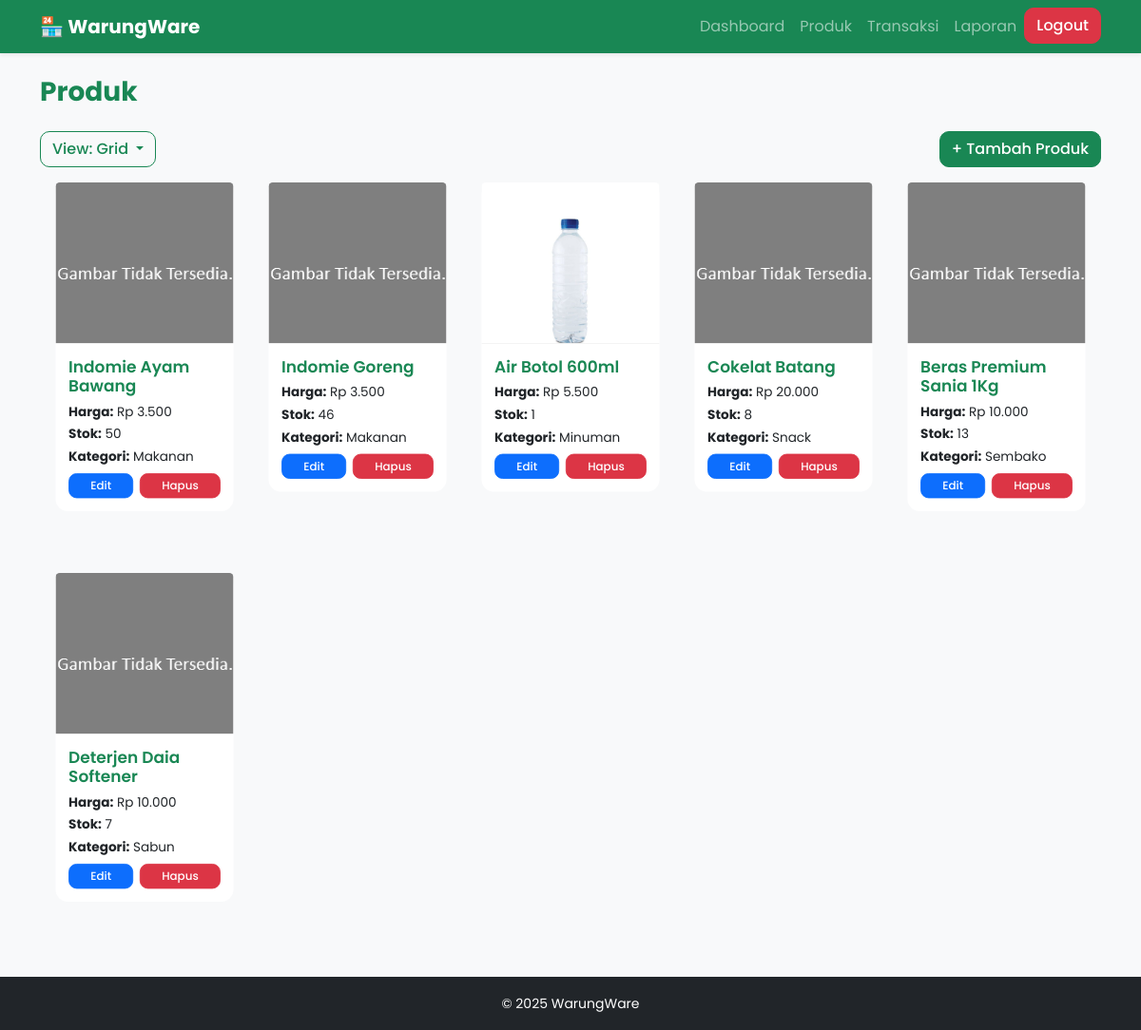
/pages/produk.php (signed in), run on the app's committed database.
### tables this page shows
CREATE TABLE `produk` (
  `id` int(11) NOT NULL,
  `nama_produk` varchar(100) DEFAULT NULL,
  `harga` int(11) DEFAULT NULL,
  `stok` int(11) DEFAULT NULL,
  `kategori` varchar(50) DEFAULT NULL,
  `gambar` varchar(255) DEFAULT NULL
);

### pages/produk.php (the view, shortened to what this page needs)
<?php
include '../config/database.php';
$view = $_SESSION['view'] ?? 'grid';
$produk = mysqli_query($conn, "SELECT * FROM produk ORDER BY id DESC");
?>
<!DOCTYPE html>
<html lang="id">
<head>
    <link href="https://cdn.jsdelivr.net/npm/bootstrap@5.3.3/dist/css/bootstrap.min.css" rel="stylesheet">
    <link rel="stylesheet" href="../assets/css/style.css">
</head>
<body>
<?php include '../includes/header.php'; ?>
<div class="container py-4">
  <h3 class="fw-bold text-success mb-4">Produk</h3>
    <div class="d-flex justify-content-between align-items-center mb-3">
        <div class="dropdown">
            <button class="btn btn-outline-success dropdown-toggle" type="button" data-bs-toggle="dropdown">
                View: <?= ucfirst($view) ?>
            </button>
        </div>
        <button class="btn btn-success" data-bs-toggle="modal" data-bs-target="#tambahModal">+ Tambah Produk</button>
    </div>
    <?php if ($view == 'list'): ?>
    <div id="list" class="card shadow-sm">
        <div class="card-body">
            <table class="table table-hover align-middle">
                <thead class="table-success">
                    <tr>
                        <th>No</th>
                        <th>Nama</th>
                        <th>Harga</th>
                        <th>Stok</th>
                        <th>Kategori</th>
                        <th>Gambar</th>
                        <th>Aksi</th>
                    </tr>
                </thead>
                <tbody>
                    <?php $no=1; foreach($produk as $row): ?>
                    <tr>
                        <td><?= $no++; ?></td>
                        <td><?= $row['nama_produk']; ?></td>
                        <td>Rp <?= number_format($row['harga'],0,',','.'); ?></td>
                        <td><?= $row['stok']; ?></td>
                        <td><?= $row['kategori']; ?></td>
                        <td>
                            <img src="<?= $row['gambar'] ? '../uploads/'.$row['gambar'] : '../assets/img/default.png'; ?>"
                                 width="60" height="60" style="object-fit:cover; border-radius:6px;">
                        </td>
                        <td>
                            <button class="btn btn-sm btn-primary" data-bs-toggle="modal"
                                    data-bs-target="#editModal<?= $row['id']; ?>">Edit</button>
                            <a href="?hapus=<?= $row['id']; ?>" class="btn btn-sm btn-danger"
                               onclick="return confirm('Yakin hapus produk ini?')">Hapus</a>
                        </td>
                    </tr>
                    <?php endforeach; ?>
                </tbody>
            </table>
        </div>
    </div>
    <?php else: ?>
    <div id="grid"  class="row row-cols-1 row-cols-md-1 row-cols-lg-5 g-1">
        <?php foreach($produk as $row): ?>
        <div class="col">
            <div class="card product-card">
                <img src="<?= $row['gambar'] ? '../uploads/'.$row['gambar'] : '../assets/img/default.png'; ?>"
                onerror="this.src='../assets/img/default.png'; this.removeAttribute('onerror');"
                     class="card-img-top product-img" alt="Produk">
                <div class="card-body">
                    <h5 class="card-title text-success fw-semibold"><?= $row['nama_produk']; ?></h5>
                    <p class="mb-1"><strong>Harga:</strong> Rp <?= number_format($row['harga'],0,',','.'); ?></p>
                    <p class="mb-1"><strong>Stok:</strong> <?= $row['stok']; ?></p>
                    <p class="mb-2"><strong>Kategori:</strong> <?= $row['kategori']; ?></p>
                    <div class="d-flex gap-2">
                        <button class="btn btn-sm btn-primary flex-grow-1" data-bs-toggle="modal"
                                data-bs-target="#editModal<?= $row['id']; ?>">Edit</button>
                        <a href="?hapus=<?= $row['id']; ?>" class="btn btn-sm btn-danger flex-grow-1"
                           onclick="return confirm('Yakin hapus produk ini?')">Hapus</a>
                    </div>
                </div>
            </div>
        </div>
        <?php endforeach; ?>
    </div>
    <?php endif; ?>
</div>
<?php include '../includes/footer.php'; ?>
</body>
</html>

### includes/header.php (shortened to what this page needs)
<nav class="navbar navbar-expand-lg navbar-dark bg-success shadow-sm">
  <div class="container">
    <a class="navbar-brand fw-bold" href="/penjualan/">🏪 WarungWare</a>
    <div class="collapse navbar-collapse" id="navbarNav">
      <ul class="navbar-nav ms-auto">
        <li class="nav-item"><a class="nav-link" href="/penjualan/">Dashboard</a></li>
        <li class="nav-item"><a class="nav-link" href="/penjualan/pages/produk.php">Produk</a></li>
        <li class="nav-item"><a class="nav-link" href="/penjualan/pages/transaksi.php">Transaksi</a></li>
        <li class="nav-item"><a class="nav-link" href="/penjualan/pages/laporan.php">Laporan</a></li>
        <li class="nav-item"><a href="/penjualan/logout.php" class="btn btn-danger w-100">Logout</a></li>
      </ul>
    </div>
  </div>
</nav>

### includes/footer.php
<footer class="bg-dark text-white text-center py-3 mt-5">
    <small>&copy; <?= date('Y'); ?> WarungWare</small>
</footer>

### assets/css/style.css (style rules this page uses)
body { background-color: #f8f9fa; font-family: 'Poppins', sans-serif; }
.navbar { box-shadow: 0 2px 6px rgba(0,0,0,0.1); }
.card { border: none; border-radius: 15px; transition: transform 0.2s, box-shadow 0.2s; }
footer { position: fixed; bottom: 0; left: 0; width: 100%; background-color: #212529; color: #fff; text-align: center; padding: 10px 0; }
.card-title { font-weight: 500; color: #212529; }
.btn { border-radius: 10px; font-weight: 500; }

### pages/produk.php (style rules this page uses)
.product-card { transform: scale(0.85); transform-origin: top center; transition: transform 0.2s ease-in-out; }
.product-img { height: 200px; object-fit: cover; border-bottom: 1px solid #eee; }
#grid { margin-bottom: 50px !important; }

### data on the page
produk: nama_produk "Indomie Ayam Bawang", harga "3.500", stok "50", kategori "Makanan"
produk: nama_produk "Indomie Goreng", harga "3.500", stok "46", kategori "Makanan"
produk: gambar (picture), nama_produk "Air Botol 600ml", harga "5.500", stok "1", kategori "Minuman"
produk: nama_produk "Cokelat Batang", harga "20.000", stok "8", kategori "Snack"
produk: nama_produk "Beras Premium Sania 1Kg", harga "10.000", stok "13", kategori "Sembako"
produk: nama_produk "Deterjen Daia Softener", harga "10.000", stok "7", kategori "Sabun"

### other printed values
$view "Grid"
